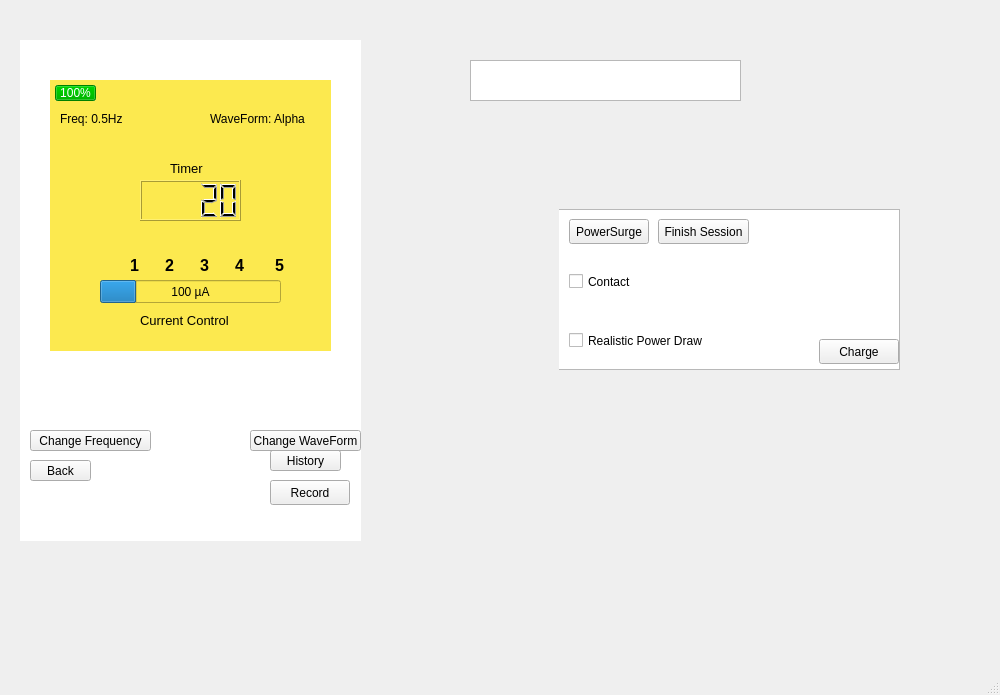
<?xml version="1.0" encoding="UTF-8"?>
<ui version="4.0">
 <class>MainWindow</class>
 <widget class="QMainWindow" name="MainWindow">
  <property name="geometry">
   <rect>
    <x>0</x>
    <y>0</y>
    <width>1000</width>
    <height>695</height>
   </rect>
  </property>
  <property name="windowTitle">
   <string>MainWindow</string>
  </property>
  <widget class="QWidget" name="centralwidget">
   <widget class="QPushButton" name="TurnOnOffButton">
    <property name="geometry">
     <rect>
      <x>170</x>
      <y>490</y>
      <width>41</width>
      <height>31</height>
     </rect>
    </property>
    <property name="styleSheet">
     <string notr="true">#TurnOnOffButton{
image: url(:/buttonAssets/PowerButton.png);
border-radius: 50;
background-color: transparent;
background:none;
border:none;
background-repeat:none;
}
</string>
    </property>
    <property name="text">
     <string/>
    </property>
   </widget>
   <widget class="QPushButton" name="TimerButton">
    <property name="geometry">
     <rect>
      <x>40</x>
      <y>360</y>
      <width>91</width>
      <height>51</height>
     </rect>
    </property>
    <property name="styleSheet">
     <string notr="true">#TimerButton{
image: url(:/buttonAssets/timerButton.png);
border-radius: 50;
background-color: transparent;
background:none;
border:none;
background-repeat:none;
}
</string>
    </property>
    <property name="text">
     <string/>
    </property>
   </widget>
   <widget class="QPushButton" name="UpButton">
    <property name="geometry">
     <rect>
      <x>230</x>
      <y>360</y>
      <width>61</width>
      <height>51</height>
     </rect>
    </property>
    <property name="styleSheet">
     <string notr="true">#UpButton{
image: url(:/buttonAssets/upButton.png);
border-radius: 50;
background-color: transparent;
background:none;
border:none;
background-repeat:none;
}
</string>
    </property>
    <property name="text">
     <string/>
    </property>
   </widget>
   <widget class="QPushButton" name="DownButton">
    <property name="geometry">
     <rect>
      <x>115</x>
      <y>360</y>
      <width>51</width>
      <height>51</height>
     </rect>
    </property>
    <property name="styleSheet">
     <string notr="true">#DownButton{
image: url(:/buttonAssets/downButton.png);
border-radius: 50;
background-color: transparent;
background:none;
border:none;
background-repeat:none;
}
</string>
    </property>
    <property name="text">
     <string/>
    </property>
   </widget>
   <widget class="QPushButton" name="LockButton">
    <property name="geometry">
     <rect>
      <x>286</x>
      <y>360</y>
      <width>61</width>
      <height>51</height>
     </rect>
    </property>
    <property name="styleSheet">
     <string notr="true">#LockButton{
image: url(:/buttonAssets/lockButton.png);
border-radius: 50;
background-color: transparent;
background:none;
border:none;
background-repeat:none;
}
</string>
    </property>
    <property name="text">
     <string/>
    </property>
   </widget>
   <widget class="QPushButton" name="EnterButton">
    <property name="geometry">
     <rect>
      <x>170</x>
      <y>360</y>
      <width>61</width>
      <height>51</height>
     </rect>
    </property>
    <property name="styleSheet">
     <string notr="true">#EnterButton{
image: url(:/buttonAssets/selectButtonAsset);
border-radius: 50;
background-color: transparent;
background:none;
border:none;
background-repeat:none;
}</string>
    </property>
    <property name="text">
     <string/>
    </property>
   </widget>
   <widget class="QPushButton" name="BackButton">
    <property name="geometry">
     <rect>
      <x>30</x>
      <y>460</y>
      <width>61</width>
      <height>21</height>
     </rect>
    </property>
    <property name="text">
     <string>Back</string>
    </property>
   </widget>
   <widget class="QStackedWidget" name="StackedWidget">
    <property name="geometry">
     <rect>
      <x>50</x>
      <y>80</y>
      <width>281</width>
      <height>271</height>
     </rect>
    </property>
    <property name="styleSheet">
     <string notr="true">background-color: rgb(252, 233, 79);</string>
    </property>
    <property name="frameShape">
     <enum>QFrame::NoFrame</enum>
    </property>
    <property name="frameShadow">
     <enum>QFrame::Raised</enum>
    </property>
    <property name="currentIndex">
     <number>2</number>
    </property>
    <widget class="QWidget" name="page_5">
     <layout class="QHBoxLayout" name="horizontalLayout_4">
      <item>
       <widget class="QWidget" name="widget_2" native="true">
        <property name="styleSheet">
         <string notr="true">background-color: rgb(0, 0, 0);</string>
        </property>
       </widget>
      </item>
     </layout>
    </widget>
    <widget class="QWidget" name="page">
     <layout class="QHBoxLayout" name="horizontalLayout">
      <item>
       <widget class="QWidget" name="widget" native="true">
        <property name="styleSheet">
         <string notr="true">
background-color: rgb(252, 233, 79);</string>
        </property>
        <layout class="QVBoxLayout" name="verticalLayout">
         <item>
          <widget class="QListWidget" name="menuListWidget"/>
         </item>
        </layout>
       </widget>
      </item>
     </layout>
    </widget>
    <widget class="QWidget" name="page_4">
     <widget class="QProgressBar" name="ProgressBarWidget">
      <property name="geometry">
       <rect>
        <x>50</x>
        <y>200</y>
        <width>181</width>
        <height>23</height>
       </rect>
      </property>
      <property name="mouseTracking">
       <bool>true</bool>
      </property>
      <property name="maximum">
       <number>500</number>
      </property>
      <property name="value">
       <number>100</number>
      </property>
      <property name="textVisible">
       <bool>true</bool>
      </property>
      <property name="format">
       <string>%v µA</string>
      </property>
     </widget>
     <widget class="QLCDNumber" name="timeLabel">
      <property name="geometry">
       <rect>
        <x>90</x>
        <y>100</y>
        <width>101</width>
        <height>41</height>
       </rect>
      </property>
      <property name="intValue" stdset="0">
       <number>20</number>
      </property>
     </widget>
     <widget class="QProgressBar" name="batteryPercentageBar">
      <property name="geometry">
       <rect>
        <x>5</x>
        <y>5</y>
        <width>41</width>
        <height>16</height>
       </rect>
      </property>
      <property name="styleSheet">
       <string notr="true">selection-background-color: #00b300; 
background-color: #FFF;</string>
      </property>
      <property name="value">
       <number>100</number>
      </property>
      <property name="invertedAppearance">
       <bool>false</bool>
      </property>
      <property name="format">
       <string>%p%</string>
      </property>
     </widget>
     <widget class="QLabel" name="levelOne">
      <property name="geometry">
       <rect>
        <x>80</x>
        <y>175</y>
        <width>21</width>
        <height>21</height>
       </rect>
      </property>
      <property name="font">
       <font>
        <pointsize>12</pointsize>
        <weight>75</weight>
        <bold>true</bold>
       </font>
      </property>
      <property name="text">
       <string>1</string>
      </property>
     </widget>
     <widget class="QLabel" name="levelOne_2">
      <property name="geometry">
       <rect>
        <x>115</x>
        <y>175</y>
        <width>21</width>
        <height>21</height>
       </rect>
      </property>
      <property name="font">
       <font>
        <pointsize>12</pointsize>
        <weight>75</weight>
        <bold>true</bold>
       </font>
      </property>
      <property name="text">
       <string>2</string>
      </property>
     </widget>
     <widget class="QLabel" name="levelOne_3">
      <property name="geometry">
       <rect>
        <x>150</x>
        <y>175</y>
        <width>21</width>
        <height>21</height>
       </rect>
      </property>
      <property name="font">
       <font>
        <pointsize>12</pointsize>
        <weight>75</weight>
        <bold>true</bold>
       </font>
      </property>
      <property name="text">
       <string>3</string>
      </property>
     </widget>
     <widget class="QLabel" name="levelOne_4">
      <property name="geometry">
       <rect>
        <x>185</x>
        <y>175</y>
        <width>21</width>
        <height>21</height>
       </rect>
      </property>
      <property name="font">
       <font>
        <pointsize>12</pointsize>
        <weight>75</weight>
        <bold>true</bold>
       </font>
      </property>
      <property name="text">
       <string>4</string>
      </property>
     </widget>
     <widget class="QLabel" name="levelOne_5">
      <property name="geometry">
       <rect>
        <x>225</x>
        <y>175</y>
        <width>21</width>
        <height>21</height>
       </rect>
      </property>
      <property name="font">
       <font>
        <pointsize>12</pointsize>
        <weight>75</weight>
        <bold>true</bold>
       </font>
      </property>
      <property name="text">
       <string>5</string>
      </property>
     </widget>
     <widget class="QLabel" name="frequencyLabel">
      <property name="geometry">
       <rect>
        <x>10</x>
        <y>30</y>
        <width>81</width>
        <height>17</height>
       </rect>
      </property>
      <property name="text">
       <string>Freq: 0.5Hz</string>
      </property>
     </widget>
     <widget class="QLabel" name="label_2">
      <property name="geometry">
       <rect>
        <x>120</x>
        <y>80</y>
        <width>54</width>
        <height>17</height>
       </rect>
      </property>
      <property name="font">
       <font>
        <pointsize>10</pointsize>
       </font>
      </property>
      <property name="focusPolicy">
       <enum>Qt::StrongFocus</enum>
      </property>
      <property name="text">
       <string>Timer</string>
      </property>
     </widget>
     <widget class="QLabel" name="waveformLabel">
      <property name="geometry">
       <rect>
        <x>160</x>
        <y>30</y>
        <width>111</width>
        <height>17</height>
       </rect>
      </property>
      <property name="text">
       <string>WaveForm: Alpha</string>
      </property>
     </widget>
     <widget class="QLabel" name="currentLabel">
      <property name="geometry">
       <rect>
        <x>90</x>
        <y>230</y>
        <width>121</width>
        <height>20</height>
       </rect>
      </property>
      <property name="font">
       <font>
        <pointsize>10</pointsize>
       </font>
      </property>
      <property name="text">
       <string>Current Control</string>
      </property>
     </widget>
     <widget class="QLabel" name="lockedImage">
      <property name="geometry">
       <rect>
        <x>200</x>
        <y>120</y>
        <width>21</width>
        <height>21</height>
       </rect>
      </property>
      <property name="frameShape">
       <enum>QFrame::NoFrame</enum>
      </property>
      <property name="text">
       <string/>
      </property>
      <property name="pixmap">
       <pixmap resource="CESResources.qrc">:/IconAssets/lock.png</pixmap>
      </property>
      <property name="scaledContents">
       <bool>true</bool>
      </property>
     </widget>
    </widget>
    <widget class="QWidget" name="recor_history">
     <widget class="QListWidget" name="recordhistory">
      <property name="geometry">
       <rect>
        <x>20</x>
        <y>20</y>
        <width>256</width>
        <height>192</height>
       </rect>
      </property>
     </widget>
    </widget>
    <widget class="QWidget" name="page_2">
     <layout class="QHBoxLayout" name="horizontalLayout_2">
      <item>
       <widget class="QLabel" name="SurgeLabel">
        <property name="styleSheet">
         <string notr="true">background-color: rgb(252, 233, 79);</string>
        </property>
        <property name="text">
         <string>&lt;html&gt;&lt;head/&gt;&lt;body&gt;&lt;p&gt;&lt;span style=&quot; font-size:14pt; font-weight:600;&quot;&gt;TextLabel&lt;/span&gt;&lt;/p&gt;&lt;/body&gt;&lt;/html&gt;</string>
        </property>
       </widget>
      </item>
     </layout>
    </widget>
    <widget class="QWidget" name="fullHistory">
     <widget class="QTextEdit" name="RecordingFull">
      <property name="geometry">
       <rect>
        <x>30</x>
        <y>30</y>
        <width>211</width>
        <height>211</height>
       </rect>
      </property>
     </widget>
    </widget>
    <widget class="QWidget" name="page_3">
     <layout class="QVBoxLayout" name="verticalLayout_2">
      <item>
       <widget class="QLabel" name="ContactExpireLabel">
        <property name="text">
         <string>&lt;html&gt;&lt;head/&gt;&lt;body&gt;&lt;p&gt;&lt;span style=&quot; font-size:10pt; font-weight:600;&quot;&gt;Would you like to record this session?&lt;/span&gt;&lt;/p&gt;&lt;/body&gt;&lt;/html&gt;</string>
        </property>
       </widget>
      </item>
      <item>
       <widget class="QListWidget" name="ContactExpireListWidget">
        <property name="styleSheet">
         <string notr="true">background-color: rgb(238, 238, 236);</string>
        </property>
        <item>
         <property name="text">
          <string>Yes</string>
         </property>
        </item>
        <item>
         <property name="text">
          <string>No</string>
         </property>
        </item>
       </widget>
      </item>
     </layout>
    </widget>
   </widget>
   <widget class="QPushButton" name="Record">
    <property name="enabled">
     <bool>true</bool>
    </property>
    <property name="geometry">
     <rect>
      <x>270</x>
      <y>480</y>
      <width>80</width>
      <height>25</height>
     </rect>
    </property>
    <property name="text">
     <string>Record</string>
    </property>
   </widget>
   <widget class="QTextBrowser" name="ErrorMessage">
    <property name="geometry">
     <rect>
      <x>470</x>
      <y>60</y>
      <width>271</width>
      <height>41</height>
     </rect>
    </property>
   </widget>
   <widget class="QPushButton" name="RecordHistory">
    <property name="geometry">
     <rect>
      <x>270</x>
      <y>450</y>
      <width>71</width>
      <height>21</height>
     </rect>
    </property>
    <property name="text">
     <string>History</string>
    </property>
   </widget>
   <widget class="QGraphicsView" name="graphicsView">
    <property name="geometry">
     <rect>
      <x>20</x>
      <y>40</y>
      <width>341</width>
      <height>501</height>
     </rect>
    </property>
    <property name="maximumSize">
     <size>
      <width>341</width>
      <height>511</height>
     </size>
    </property>
    <property name="sizeIncrement">
     <size>
      <width>2</width>
      <height>2</height>
     </size>
    </property>
    <property name="styleSheet">
     <string notr="true">background-image: url(:/deviceSkinAsset/CRA-Power.png);
background-repeat:none;
border-radius: 45px;
</string>
    </property>
    <property name="sizeAdjustPolicy">
     <enum>QAbstractScrollArea::AdjustToContents</enum>
    </property>
   </widget>
   <widget class="QWidget" name="widget_3" native="true">
    <property name="geometry">
     <rect>
      <x>559</x>
      <y>209</y>
      <width>351</width>
      <height>161</height>
     </rect>
    </property>
    <widget class="QGraphicsView" name="graphicsView_2">
     <property name="geometry">
      <rect>
       <x>-10</x>
       <y>0</y>
       <width>351</width>
       <height>161</height>
      </rect>
     </property>
    </widget>
    <widget class="QPushButton" name="PowerSurgeButton">
     <property name="geometry">
      <rect>
       <x>10</x>
       <y>10</y>
       <width>80</width>
       <height>25</height>
      </rect>
     </property>
     <property name="text">
      <string>PowerSurge</string>
     </property>
    </widget>
    <widget class="QCheckBox" name="ContactButton">
     <property name="geometry">
      <rect>
       <x>10</x>
       <y>60</y>
       <width>80</width>
       <height>25</height>
      </rect>
     </property>
     <property name="text">
      <string>Contact</string>
     </property>
    </widget>
    <widget class="QPushButton" name="FinishSesh">
     <property name="geometry">
      <rect>
       <x>99</x>
       <y>10</y>
       <width>91</width>
       <height>25</height>
      </rect>
     </property>
     <property name="text">
      <string>Finish Session</string>
     </property>
    </widget>
    <widget class="QPushButton" name="ChargeButton">
     <property name="geometry">
      <rect>
       <x>260</x>
       <y>130</y>
       <width>80</width>
       <height>25</height>
      </rect>
     </property>
     <property name="text">
      <string>Charge</string>
     </property>
    </widget>
    <widget class="QCheckBox" name="realisticPowerButton">
     <property name="geometry">
      <rect>
       <x>10</x>
       <y>120</y>
       <width>141</width>
       <height>23</height>
      </rect>
     </property>
     <property name="text">
      <string>Realistic Power Draw</string>
     </property>
    </widget>
   </widget>
   <widget class="QPushButton" name="ChangeWaveform">
    <property name="geometry">
     <rect>
      <x>250</x>
      <y>430</y>
      <width>111</width>
      <height>21</height>
     </rect>
    </property>
    <property name="text">
     <string>Change WaveForm</string>
    </property>
   </widget>
   <widget class="QPushButton" name="ChangeFrequency">
    <property name="geometry">
     <rect>
      <x>30</x>
      <y>430</y>
      <width>121</width>
      <height>21</height>
     </rect>
    </property>
    <property name="text">
     <string>Change Frequency</string>
    </property>
   </widget>
   <zorder>graphicsView</zorder>
   <zorder>TurnOnOffButton</zorder>
   <zorder>TimerButton</zorder>
   <zorder>UpButton</zorder>
   <zorder>DownButton</zorder>
   <zorder>LockButton</zorder>
   <zorder>EnterButton</zorder>
   <zorder>BackButton</zorder>
   <zorder>StackedWidget</zorder>
   <zorder>Record</zorder>
   <zorder>ErrorMessage</zorder>
   <zorder>RecordHistory</zorder>
   <zorder>widget_3</zorder>
   <zorder>ChangeWaveform</zorder>
   <zorder>ChangeFrequency</zorder>
  </widget>
  <widget class="QMenuBar" name="menubar">
   <property name="geometry">
    <rect>
     <x>0</x>
     <y>0</y>
     <width>1000</width>
     <height>22</height>
    </rect>
   </property>
  </widget>
  <widget class="QStatusBar" name="statusbar"/>
 </widget>
 <resources>
  <include location="CESResources.qrc"/>
 </resources>
 <connections/>
</ui>
